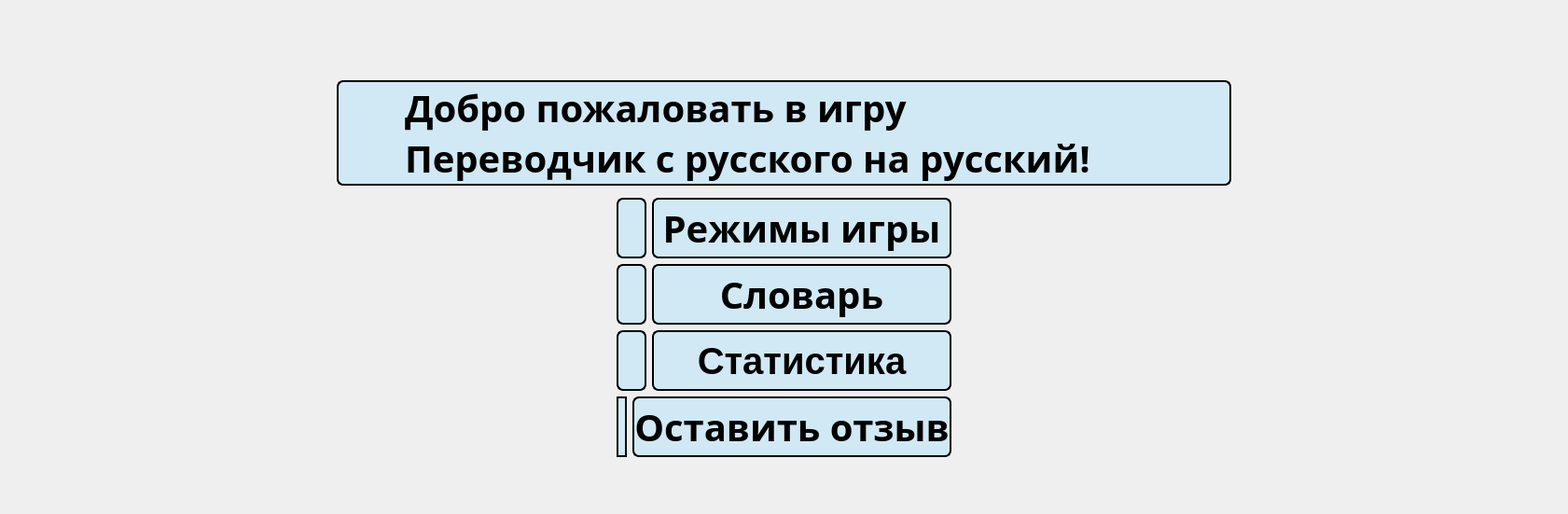
      <widget class="QWidget" name="main_menu">
       <property name="sizePolicy">
        <sizepolicy hsizetype="Expanding" vsizetype="Expanding">
         <horstretch>0</horstretch>
         <verstretch>0</verstretch>
        </sizepolicy>
       </property>
       <layout class="QVBoxLayout" name="verticalLayout_4">
        <item>
         <layout class="QVBoxLayout" name="verticalLayout_2" stretch="3,1,1,1,1">
          <property name="bottomMargin">
           <number>50</number>
          </property>
          <item>
           <layout class="QVBoxLayout" name="verticalLayout_6" stretch="2,1">
            <property name="leftMargin">
             <number>350</number>
            </property>
            <property name="topMargin">
             <number>75</number>
            </property>
            <property name="rightMargin">
             <number>350</number>
            </property>
            <item>
             <widget class="QLabel" name="label_8">
              <property name="sizePolicy">
               <sizepolicy hsizetype="Expanding" vsizetype="Expanding">
                <horstretch>0</horstretch>
                <verstretch>0</verstretch>
               </sizepolicy>
              </property>
              <property name="font">
               <font>
                <family>Comfortaa</family>
                <pointsize>-1</pointsize>
                <bold>true</bold>
               </font>
              </property>
              <property name="styleSheet">
               <string notr="true">color: black;
font-weight: bold;
font-size: 40px;
border: 2px solid black;
border-radius: 7px;
qproperty-alignment: 'AlignCenter';
text-align: left;
padding-left: 60px;
background-color: rgb(208, 233, 244);
</string>
              </property>
              <property name="text">
               <string>Добро пожаловать в игру
Переводчик с русского на русский!</string>
              </property>
             </widget>
            </item>
            <item>
             <spacer name="verticalSpacer_2">
              <property name="orientation">
               <enum>Qt::Orientation::Vertical</enum>
              </property>
              <property name="sizeHint" stdset="0">
               <size>
                <width>20</width>
                <height>40</height>
               </size>
              </property>
             </spacer>
            </item>
           </layout>
          </item>
          <item>
           <layout class="QHBoxLayout" name="horizontalLayout" stretch="1,10">
            <property name="spacing">
             <number>6</number>
            </property>
            <property name="leftMargin">
             <number>650</number>
            </property>
            <property name="rightMargin">
             <number>650</number>
            </property>
            <item>
             <widget class="QLabel" name="label_13">
              <property name="sizePolicy">
               <sizepolicy hsizetype="Expanding" vsizetype="Expanding">
                <horstretch>0</horstretch>
                <verstretch>0</verstretch>
               </sizepolicy>
              </property>
              <property name="styleSheet">
               <string notr="true">border: 2px solid black;
border-radius: 7px;
background-color: rgb(208, 233, 244);
</string>
              </property>
              <property name="text">
               <string/>
              </property>
              <property name="pixmap">
               <pixmap resource="res_rc.qrc">:/icon/icons/play2.svg</pixmap>
              </property>
              <property name="alignment">
               <set>Qt::AlignmentFlag::AlignCenter</set>
              </property>
             </widget>
            </item>
            <item>
             <widget class="QPushButton" name="btn_gamemodes_2">
              <property name="sizePolicy">
               <sizepolicy hsizetype="Expanding" vsizetype="Expanding">
                <horstretch>0</horstretch>
                <verstretch>0</verstretch>
               </sizepolicy>
              </property>
              <property name="font">
               <font>
                <family>Comfortaa</family>
                <pointsize>-1</pointsize>
                <bold>true</bold>
               </font>
              </property>
              <property name="styleSheet">
               <string notr="true">QPushButton {
                color: black;
                font-weight: bold;
                font-size:40px;
                background-color: rgb(208, 233, 244);
                border: 2px solid black;
                border-radius: 7px;
            }

            QPushButton:hover {
                background-color: #d0dff4;
            } 
			QPushButton:pressed {
            	background-color: #1f6391;
        }</string>
              </property>
              <property name="text">
               <string>Режимы игры</string>
              </property>
              <property name="iconSize">
               <size>
                <width>24</width>
                <height>24</height>
               </size>
              </property>
             </widget>
            </item>
           </layout>
          </item>
          <item>
           <layout class="QHBoxLayout" name="horizontalLayout_2" stretch="1,10">
            <property name="spacing">
             <number>6</number>
            </property>
            <property name="leftMargin">
             <number>650</number>
            </property>
            <property name="rightMargin">
             <number>650</number>
            </property>
            <item>
             <widget class="QLabel" name="label_14">
              <property name="sizePolicy">
               <sizepolicy hsizetype="Expanding" vsizetype="Expanding">
                <horstretch>0</horstretch>
                <verstretch>0</verstretch>
               </sizepolicy>
              </property>
              <property name="styleSheet">
               <string notr="true">background-color: rgb(208, 233, 244);
border: 2px solid black;
border-radius: 7px;

</string>
              </property>
              <property name="text">
               <string/>
              </property>
              <property name="pixmap">
               <pixmap resource="res_rc.qrc">:/icon/icons/dictionary.svg</pixmap>
              </property>
              <property name="alignment">
               <set>Qt::AlignmentFlag::AlignCenter</set>
              </property>
             </widget>
            </item>
            <item>
             <widget class="QPushButton" name="btn_dictionary_2">
              <property name="sizePolicy">
               <sizepolicy hsizetype="Expanding" vsizetype="Expanding">
                <horstretch>0</horstretch>
                <verstretch>0</verstretch>
               </sizepolicy>
              </property>
              <property name="font">
               <font>
                <family>Comfortaa</family>
                <pointsize>-1</pointsize>
                <bold>true</bold>
               </font>
              </property>
              <property name="styleSheet">
               <string notr="true">QPushButton {
                color: black;
                font-weight: bold;
                font-size:40px;
                background-color: rgb(208, 233, 244);
                border: 2px solid black;
                border-radius: 7px;

            }
            QPushButton:hover {
                background-color: #d0dff4;
            } 
			QPushButton:pressed {
            	background-color: #1f6391;
        }</string>
              </property>
              <property name="text">
               <string>Словарь</string>
              </property>
             </widget>
            </item>
           </layout>
          </item>
          <item>
           <layout class="QHBoxLayout" name="horizontalLayout_6" stretch="1,10">
            <property name="leftMargin">
             <number>650</number>
            </property>
            <property name="rightMargin">
             <number>650</number>
            </property>
            <item>
             <widget class="QLabel" name="label_7">
              <property name="sizePolicy">
               <sizepolicy hsizetype="Expanding" vsizetype="Expanding">
                <horstretch>0</horstretch>
                <verstretch>0</verstretch>
               </sizepolicy>
              </property>
              <property name="styleSheet">
               <string notr="true">background-color: rgb(208, 233, 244);
border: 2px solid black;
border-radius: 7px;

</string>
              </property>
              <property name="text">
               <string/>
              </property>
              <property name="pixmap">
               <pixmap resource="res_rc.qrc">:/icon/icons/stats.svg</pixmap>
              </property>
              <property name="alignment">
               <set>Qt::AlignmentFlag::AlignCenter</set>
              </property>
             </widget>
            </item>
            <item>
             <widget class="QPushButton" name="btn_stats">
              <property name="sizePolicy">
               <sizepolicy hsizetype="Expanding" vsizetype="Expanding">
                <horstretch>0</horstretch>
                <verstretch>0</verstretch>
               </sizepolicy>
              </property>
              <property name="styleSheet">
               <string notr="true">QPushButton {
                color: black;
                font-weight: bold;
                font-size:40px;
                background-color: rgb(208, 233, 244);
                border: 2px solid black;
                border-radius: 7px;

            }
            QPushButton:hover {
                background-color: #d0dff4;
            } 
			QPushButton:pressed {
            	background-color: #1f6391;
        }</string>
              </property>
              <property name="text">
               <string>Статистика</string>
              </property>
             </widget>
            </item>
           </layout>
          </item>
          <item>
           <layout class="QHBoxLayout" name="horizontalLayout_3" stretch="1,10">
            <property name="spacing">
             <number>6</number>
            </property>
            <property name="leftMargin">
             <number>650</number>
            </property>
            <property name="rightMargin">
             <number>650</number>
            </property>
            <item>
             <widget class="QLabel" name="label_12">
              <property name="sizePolicy">
               <sizepolicy hsizetype="Expanding" vsizetype="Expanding">
                <horstretch>0</horstretch>
                <verstretch>0</verstretch>
               </sizepolicy>
              </property>
              <property name="styleSheet">
               <string notr="true">border: 2px solid black;
border-radius: 7px;
background-color: rgb(208, 233, 244);</string>
              </property>
              <property name="text">
               <string/>
              </property>
              <property name="pixmap">
               <pixmap resource="res_rc.qrc">:/icon/icons/feedback.svg</pixmap>
              </property>
              <property name="alignment">
               <set>Qt::AlignmentFlag::AlignCenter</set>
              </property>
             </widget>
            </item>
            <item>
             <widget class="QPushButton" name="btn_feedback_2">
              <property name="sizePolicy">
               <sizepolicy hsizetype="Expanding" vsizetype="Expanding">
                <horstretch>0</horstretch>
                <verstretch>0</verstretch>
               </sizepolicy>
              </property>
              <property name="font">
               <font>
                <family>Comfortaa</family>
                <pointsize>-1</pointsize>
                <bold>true</bold>
               </font>
              </property>
              <property name="styleSheet">
               <string notr="true">QPushButton {
                color: black;
                font-weight: bold;
                font-size:40px;
                background-color: rgb(208, 233, 244);
                border: 2px solid black;
                border-radius: 7px;

            }
            QPushButton:hover {
                background-color: #d0dff4;
            } 
			QPushButton:pressed {
            	background-color: #1f6391;
        }</string>
              </property>
              <property name="text">
               <string>Оставить отзыв</string>
              </property>
             </widget>
            </item>
           </layout>
          </item>
         </layout>
        </item>
       </layout>
      </widget>
